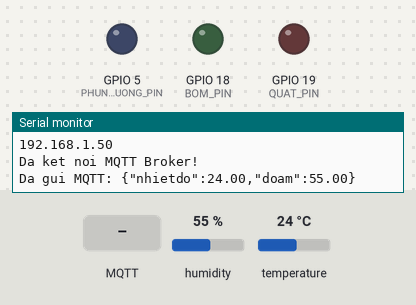
A sketch run on a simulated ESP32. On the bench: output pins drawn as LEDs (lit = HIGH), the last lines printed to the serial monitor. The inputs (shaded band) are chosen by the test bench; at power-on: humidity 55 %, temperature 24 °C. WiFi joins after 1.5 s; servers stay silent unless stated; no MQTT or app messages arrive unless stated.

Above: at 2.3 s.
2.4 s: humidity set to 41 %
3.9 s: humidity set to 38 %
At 6.1 s:
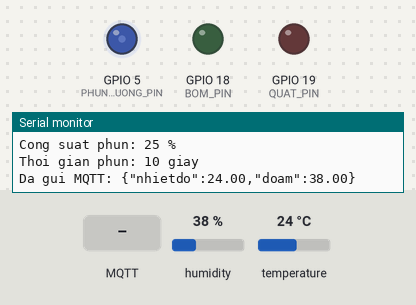
6.5 s: MQTT message "ON" arrives on the first subscribed topic
At 7.3 s:
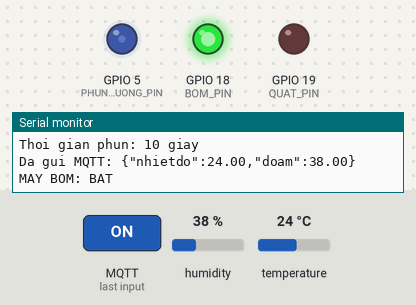
8.0 s: MQTT message "ON" arrives on the second subscribed topic
At 8.3 s:
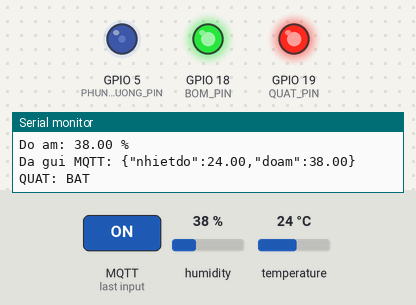
9.5 s: MQTT message "OFF" arrives on the first subscribed topic
At 10.7 s:
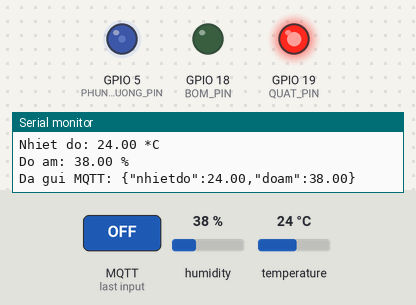
11.0 s: humidity set to 36 %
16.5 s: humidity set to 33 %
At 26.2 s:
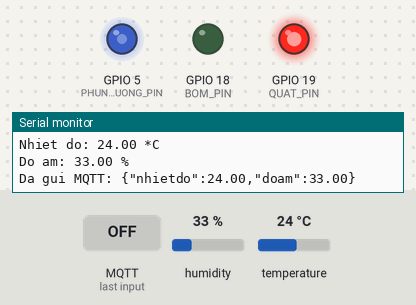
Timing chart, 0 to 26.5 s (numbered marks = the images above; inputs shaded):
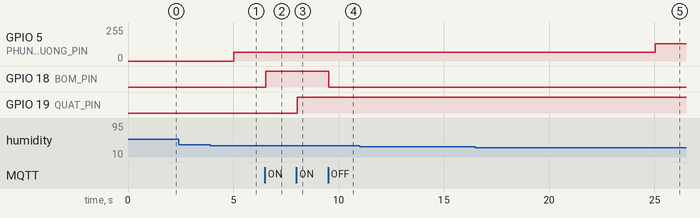

Measured:
- the behaviour switches between 40 and 39 % on humidity (found by bisection; images 0 and 1)
- the behaviour switches between 35 and 34 % on humidity (found by bisection; images 4 and 5)
- after the input at 3.9 s, GPIO 5 (PHUN_SUONG_PIN): 0/255 → 64/255 after 1.1 s
- after the input at 6.5 s, GPIO 18 (BOM_PIN): LOW → HIGH at once
- after the input at 8.0 s, GPIO 19 (QUAT_PIN): LOW → HIGH at once
- after the input at 9.5 s, GPIO 18 (BOM_PIN): HIGH → LOW at once
- after the input at 16.5 s, GPIO 5 (PHUN_SUONG_PIN): 64/255 → 128/255 after 8.5 s

The sketch:

la3-de2.ino
```cpp
#include <Arduino.h>
#include <WiFi.h>
#include <PubSubClient.h>
#include <DHT.h>

// ================= KHAI BAO CHAN =================

#define DHT_PIN 4
#define DHT_TYPE DHT22

#define BOM_PIN 18
#define QUAT_PIN 19
#define PHUN_SUONG_PIN 5

// ================= WIFI =================

const char* ssid = "Wokwi-GUEST";
const char* password = "";

// ================= MQTT =================

const char* mqtt_server = "broker.hivemq.com";
const int mqtt_port = 1883;

const char* topic_data = "vuoncay/hoang/data";
const char* topic_bom = "vuoncay/hoang/bom";
const char* topic_quat = "vuoncay/hoang/quat";

// ================= DOI TUONG =================

DHT dht(DHT_PIN, DHT_TYPE);

WiFiClient espClient;
PubSubClient mqttClient(espClient);

// ================= CAU TRUC DU LIEU =================

struct SensorData {
  float nhietdo;
  float doam;
};

// ================= QUEUE =================

QueueHandle_t dataQueue;
QueueHandle_t dataAlert;

// ================= HAM MQTT CALLBACK =================

void mqttCallback(char* topic, byte* payload, unsigned int length) {

  String message = "";

  for (int i = 0; i < length; i++) {
    message += (char)payload[i];
  }

  message.trim();

  // Dieu khien may bom
  if (String(topic) == topic_bom) {

    if (message == "ON") {
      digitalWrite(BOM_PIN, HIGH);
      Serial.println("MAY BOM: BAT");
    }
    else if (message == "OFF") {
      digitalWrite(BOM_PIN, LOW);
      Serial.println("MAY BOM: TAT");
    }
  }

  // Dieu khien quat
  if (String(topic) == topic_quat) {

    if (message == "ON") {
      digitalWrite(QUAT_PIN, HIGH);
      Serial.println("QUAT: BAT");
    }
    else if (message == "OFF") {
      digitalWrite(QUAT_PIN, LOW);
      Serial.println("QUAT: TAT");
    }
  }
}

// =================================================
// TASK 1: TRUYEN DATA - CORE 0
// =================================================

void TaskTruyenData(void *pvParameters) {

  WiFi.begin(ssid, password);

  Serial.println("Dang ket noi WiFi...");

  while (WiFi.status() != WL_CONNECTED) {
    vTaskDelay(pdMS_TO_TICKS(500));
  }

  Serial.println("Da ket noi WiFi!");
  Serial.println(WiFi.localIP());

  mqttClient.setServer(mqtt_server, mqtt_port);
  mqttClient.setCallback(mqttCallback);
  mqttClient.setBufferSize(256);

  SensorData data;

  for (;;) {

    // Kiem tra WiFi
    if (WiFi.status() != WL_CONNECTED) {
      WiFi.reconnect();
      vTaskDelay(pdMS_TO_TICKS(1000));
      continue;
    }

    // Ket noi MQTT
    if (!mqttClient.connected()) {

      String clientId = "ESP32-VuonCay-" +
                        String((uint32_t)ESP.getEfuseMac(), HEX);

      if (mqttClient.connect(clientId.c_str())) {

        Serial.println("Da ket noi MQTT Broker!");

        mqttClient.subscribe(topic_bom);
        mqttClient.subscribe(topic_quat);
      }
      else {
        vTaskDelay(pdMS_TO_TICKS(2000));
        continue;
      }
    }

    // Xu ly cac ban tin MQTT den
    mqttClient.loop();

    // Doc du lieu tu dataQueue
    if (xQueueReceive(dataQueue, &data,
                      pdMS_TO_TICKS(100)) == pdTRUE) {

      if (mqttClient.connected()) {

        char jsonData[100];

        snprintf(jsonData, sizeof(jsonData),
                 "{\"nhietdo\":%.2f,\"doam\":%.2f}",
                 data.nhietdo, data.doam);

        mqttClient.publish(topic_data, jsonData);

        Serial.print("Da gui MQTT: ");
        Serial.println(jsonData);
      }
    }
  }
}

// =================================================
// TASK 2: DOC DATA - CORE 1
// =================================================

void TaskDocData(void *pvParameters) {

  SensorData data;

  for (;;) {

    // Doc cam bien DHT22
    float nhietdo = dht.readTemperature();
    float doam = dht.readHumidity();

    // Kiem tra du lieu cam bien
    if (isnan(nhietdo) || isnan(doam)) {

      Serial.println("Loi doc cam bien DHT22!");

    }
    else {

      data.nhietdo = nhietdo;
      data.doam = doam;

      // Hien thi Serial
      Serial.println("======================");
      Serial.print("Nhiet do: ");
      Serial.print(nhietdo);
      Serial.println(" *C");

      Serial.print("Do am: ");
      Serial.print(doam);
      Serial.println(" %");

      // Gui du lieu day du vao dataQueue
      if (xQueueSend(dataQueue, &data, 0) != pdTRUE) {

        // Neu Queue day, bo du lieu cu nhat
        xQueueReceive(dataQueue, &data, 0);

        // Gui lai du lieu moi
        data.nhietdo = nhietdo;
        data.doam = doam;
        xQueueSend(dataQueue, &data, 0);
      }

      // Gui do am vao dataAlert
      // Queue chi giu gia tri moi nhat
      xQueueOverwrite(dataAlert, &doam);
    }

    vTaskDelay(pdMS_TO_TICKS(2500));
  }
}

// =================================================
// TASK 3: CANH BAO - CORE 1
// =================================================

void TaskCanhBao(void *pvParameters) {

  float doam;

  for (;;) {

    // Cho nhan du lieu do am
    if (xQueueReceive(dataAlert, &doam,
                      portMAX_DELAY) == pdTRUE) {

      int congSuat = 0;
      int thoiGian = 0;

      // Xac dinh muc do phun suong
      if (doam < 30) {

        congSuat = 255;
        thoiGian = 30;

      }
      else if (doam < 35) {

        congSuat = 128;
        thoiGian = 20;

      }
      else if (doam < 40) {

        congSuat = 64;
        thoiGian = 10;

      }
      else {

        congSuat = 0;
        thoiGian = 0;
      }

      // Dieu khien may phun suong bang PWM
      if (congSuat > 0) {

        analogWrite(PHUN_SUONG_PIN, congSuat);

        Serial.println("----------------------");
        Serial.print("CANH BAO DO AM: ");
        Serial.print(doam);
        Serial.println(" %");

        Serial.print("Cong suat phun: ");
        Serial.print(congSuat * 100 / 255);
        Serial.println(" %");

        Serial.print("Thoi gian phun: ");
        Serial.print(thoiGian);
        Serial.println(" giay");

        // Phun trong thoi gian quy dinh
        vTaskDelay(pdMS_TO_TICKS(thoiGian * 1000));

        // Het thoi gian thi tat
        analogWrite(PHUN_SUONG_PIN, 0);

        Serial.println("Da tat may phun suong!");
      }
      else {

        analogWrite(PHUN_SUONG_PIN, 0);

        Serial.println("Do am dat nguong, khong can phun!");
      }
    }
  }
}

// =================================================
// SETUP
// =================================================

void setup() {

  Serial.begin(115200);

  dht.begin();

  pinMode(BOM_PIN, OUTPUT);
  pinMode(QUAT_PIN, OUTPUT);
  pinMode(PHUN_SUONG_PIN, OUTPUT);

  digitalWrite(BOM_PIN, LOW);
  digitalWrite(QUAT_PIN, LOW);
  analogWrite(PHUN_SUONG_PIN, 0);

  // Tao Queue
  dataQueue = xQueueCreate(10, sizeof(SensorData));

  dataAlert = xQueueCreate(1, sizeof(float));

  if (dataQueue == NULL || dataAlert == NULL) {
    Serial.println("Loi tao Queue!");
    while (1) {
      delay(1000);
    }
  }

  // Tao Task truyen data - Core 0
  xTaskCreatePinnedToCore(
    TaskTruyenData,
    "Task Truyen Data",
    8192,
    NULL,
    2,
    NULL,
    0
  );

  // Tao Task doc data - Core 1
  xTaskCreatePinnedToCore(
    TaskDocData,
    "Task Doc Data",
    4096,
    NULL,
    2,
    NULL,
    1
  );

  // Tao Task canh bao - Core 1
  xTaskCreatePinnedToCore(
    TaskCanhBao,
    "Task Canh Bao",
    4096,
    NULL,
    2,
    NULL,
    1
  );
}

void loop() {
  vTaskDelay(pdMS_TO_TICKS(1000));
}
```
